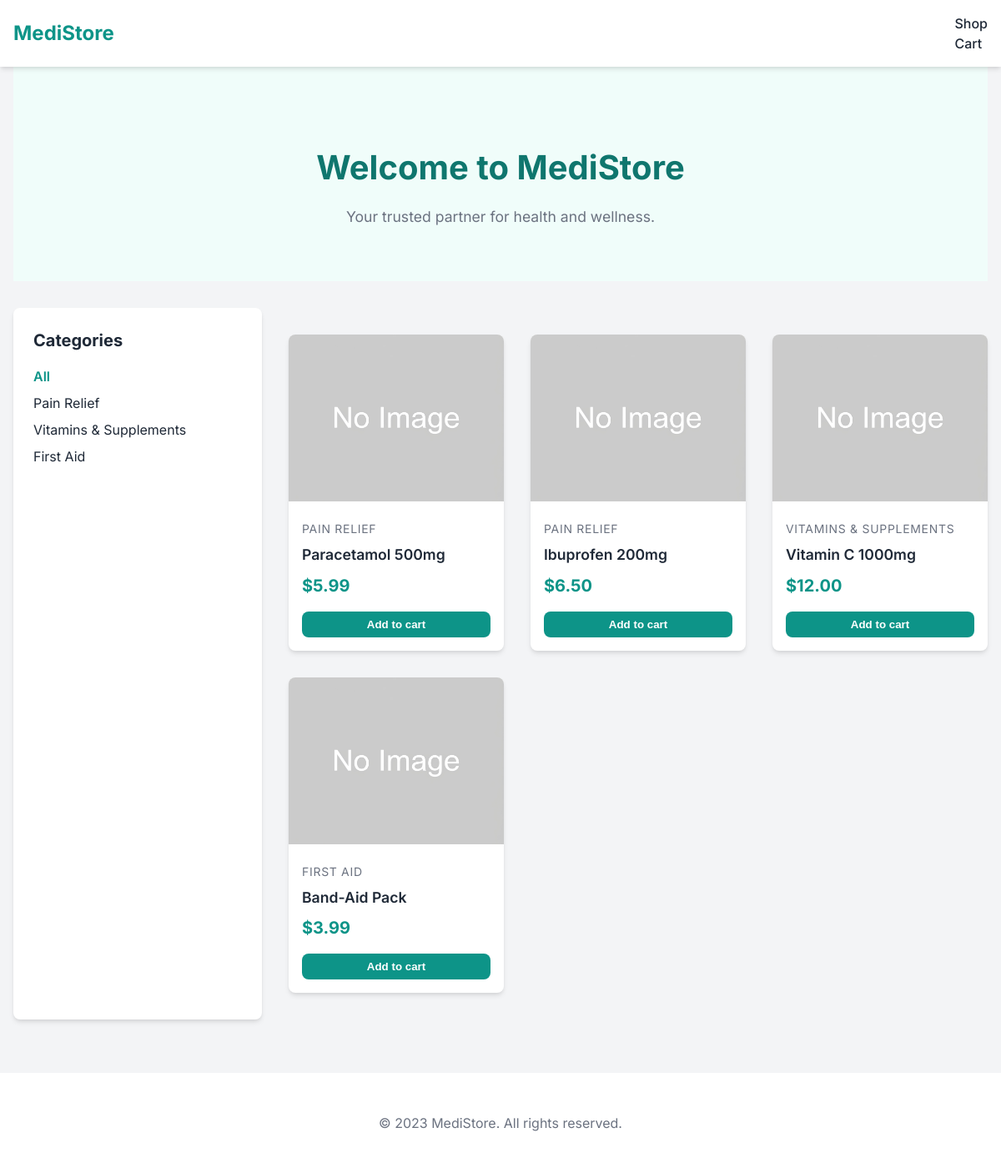
The page / on the database its author committed.
### store/models.py (models this page shows, shortened)
class Category(models.Model):
    name = models.CharField(max_length=200)
    slug = models.SlugField(unique=True)
    image = models.ImageField(upload_to='categories/', blank=True, null=True)
    class Meta:
        verbose_name_plural = 'Categories'

class Medicine(models.Model):
    category = models.ForeignKey(Category, related_name='medicines', on_delete=models.CASCADE)
    name = models.CharField(max_length=200)
    slug = models.SlugField(unique=True)
    image = models.ImageField(upload_to='medicines/')
    description = models.TextField(blank=True)
    price = models.DecimalField(max_digits=10, decimal_places=2)
    stock = models.PositiveIntegerField()
    is_prescription_required = models.BooleanField(default=False)
    available = models.BooleanField(default=True)
    created = models.DateTimeField(auto_now_add=True)
    updated = models.DateTimeField(auto_now=True)

### store/views.py (the view)
# urls.py: path('', views.product_list, name='product_list'),
def product_list(request, category_slug=None):
    category = None
    categories = Category.objects.all()
    medicines = Medicine.objects.filter(available=True)
    if category_slug:
        category = get_object_or_404(Category, slug=category_slug)
        medicines = medicines.filter(category=category)
    return render(request, 'store/product/list.html',
                  {'category': category,
                   'categories': categories,
                   'medicines': medicines})

### templates/store/product/list.html (shortened to what this page needs)
{% extends "store/base.html" %}
{% load static %}
{% block content %}
    <div class="hero">
        <h1>Welcome to MediStore</h1>
        <p>Your trusted partner for health and wellness.</p>
    </div>
    <div style="display: flex; gap: 2rem;">
        <aside class="sidebar" style="width: 250px; flex-shrink: 0;">
            <h3>Categories</h3>
            <ul class="category-list">
                <li>
                    <a href="{% url 'store:product_list' %}" {% if not category %}class="active"{% endif %}>All</a>
                </li>
                {% for c in categories %}
                    <li>
                        <a href="{{ c.get_absolute_url }}" {% if category.slug == c.slug %}class="active"{% endif %}>{{ c.name }}</a>
                    </li>
                {% endfor %}
            </ul>
        </aside>
        <div style="flex-grow: 1;">
            <div id="product-grid-container">
                <div class="product-grid">
                    {% for medicine in medicines %}
                        <div class="product-card">
                            <a href="{{ medicine.get_absolute_url }}">
                                <img src="{% if medicine.image %}{{ medicine.image.url }}{% else %}{% static 'img/no_image.png' %}{% endif %}" class="product-image">
                            </a>
                            <div class="product-info">
                                <div class="product-category">{{ medicine.category.name }}</div>
                                <div class="product-name">
                                    <a href="{{ medicine.get_absolute_url }}">{{ medicine.name }}</a>
                                </div>
                                <div class="product-price">${{ medicine.price }}</div>
                                <form action="{% url 'store:cart_add' medicine.id %}" method="post">
                                    <input type="submit" value="Add to cart" class="btn" style="width: 100%; margin-top: 1rem; padding: 0.5rem;">
                                </form>
                            </div>
                        </div>
                    {% endfor %}
                </div>
            </div>
        </div>
    </div>
{% endblock %}

### templates/store/base.html (shortened to what this page needs)
{% load static %}
<!DOCTYPE html>
<html lang="en">
<head>
    <link rel="stylesheet" href="{% static 'css/style.css' %}">
</head>
<body>
    <header>
        <div class="container header-content">
            <a href="/" class="logo">MediStore</a>
            <nav class="nav-links">
                <a href="{% url 'store:product_list' %}">Shop</a>
                <a href="{% url 'store:cart_detail' %}" class="cart-icon">
                    Cart
                </a>
            </nav>
        </div>
    </header>
    <main class="container">
        {% block content %}
        {% endblock %}
    </main>
    <footer style="background-color: var(--white); padding: 2rem 0; margin-top: 4rem; text-align: center; color: var(--light-text);">
        <div class="container">
            <p>&copy; 2023 MediStore. All rights reserved.</p>
        </div>
    </footer>
</body>
</html>

### static/css/style.css (style rules this page uses)
:root { --primary-color: #0d9488; --primary-dark: #0f766e; --secondary-color: #f0fdfa; --text-color: #1f2937; --light-text: #6b7280; --white: #ffffff; --gray-100: #f3f4f6; --gray-200: #e5e7eb; --shadow: 0 4px 6px -1px rgba(0, 0, 0, 0.1), 0 2px 4px -1px rgba(0, 0, 0, 0.06); --radius: 0.5rem; }
body { font-family: 'Inter', sans-serif; color: var(--text-color); background-color: var(--gray-100); margin: 0; padding: 0; line-height: 1.5; }
a { text-decoration: none; color: inherit; }
.container { max-width: 1200px; margin: 0 auto; padding: 0 1rem; }
header { background-color: var(--white); box-shadow: var(--shadow); padding: 1rem 0; position: sticky; top: 0; z-index: 100; }
.header-content { display: flex; justify-content: space-between; align-items: center; }
.logo { font-size: 1.5rem; font-weight: 700; color: var(--primary-color); }
.nav-links a { margin-left: 1.5rem; font-weight: 500; color: var(--text-color); transition: color 0.2s; }
.cart-icon { position: relative; display: flex; align-items: center; }
.hero { background-color: var(--secondary-color); padding: 4rem 0; text-align: center; margin-bottom: 2rem; }
.hero h1 { font-size: 2.5rem; color: var(--primary-dark); margin-bottom: 1rem; }
.hero p { font-size: 1.1rem; color: var(--light-text); max-width: 600px; margin: 0 auto; }
.product-grid { display: grid; grid-template-columns: repeat(auto-fill, minmax(250px, 1fr)); gap: 2rem; padding: 2rem 0; }
.product-card { background-color: var(--white); border-radius: var(--radius); box-shadow: var(--shadow); overflow: hidden; transition: transform 0.2s; }
.product-image { width: 100%; height: 200px; object-fit: cover; }
.product-info { padding: 1rem; }
.product-category { font-size: 0.875rem; color: var(--light-text); text-transform: uppercase; letter-spacing: 0.05em; }
.product-name { font-size: 1.1rem; font-weight: 600; margin: 0.5rem 0; }
.product-price { font-size: 1.25rem; font-weight: 700; color: var(--primary-color); }
.btn { display: inline-block; background-color: var(--primary-color); color: var(--white); padding: 0.75rem 1.5rem; border-radius: var(--radius); font-weight: 600; border: none; cursor: pointer; transition: background-color 0.2s; }
.sidebar { background-color: var(--white); padding: 1.5rem; border-radius: var(--radius); box-shadow: var(--shadow); }
.sidebar h3 { margin-top: 0; margin-bottom: 1rem; font-size: 1.25rem; }
.sidebar ul { list-style: none; padding: 0; }
.sidebar li { margin-bottom: 0.5rem; }
.sidebar a.active { color: var(--primary-color); font-weight: 600; }

### rows shown on the page
Category: name "Pain Relief"
Category: name "Vitamins & Supplements"
Category: name "First Aid"
Medicine: category.name "PAIN RELIEF", name "Paracetamol 500mg", price "5.99"
Medicine: category.name "PAIN RELIEF", name "Ibuprofen 200mg", price "6.50"
Medicine: category.name "VITAMINS & SUPPLEMENTS", name "Vitamin C 1000mg", price "12.00"
Medicine: category.name "FIRST AID", name "Band-Aid Pack", price "3.99"
